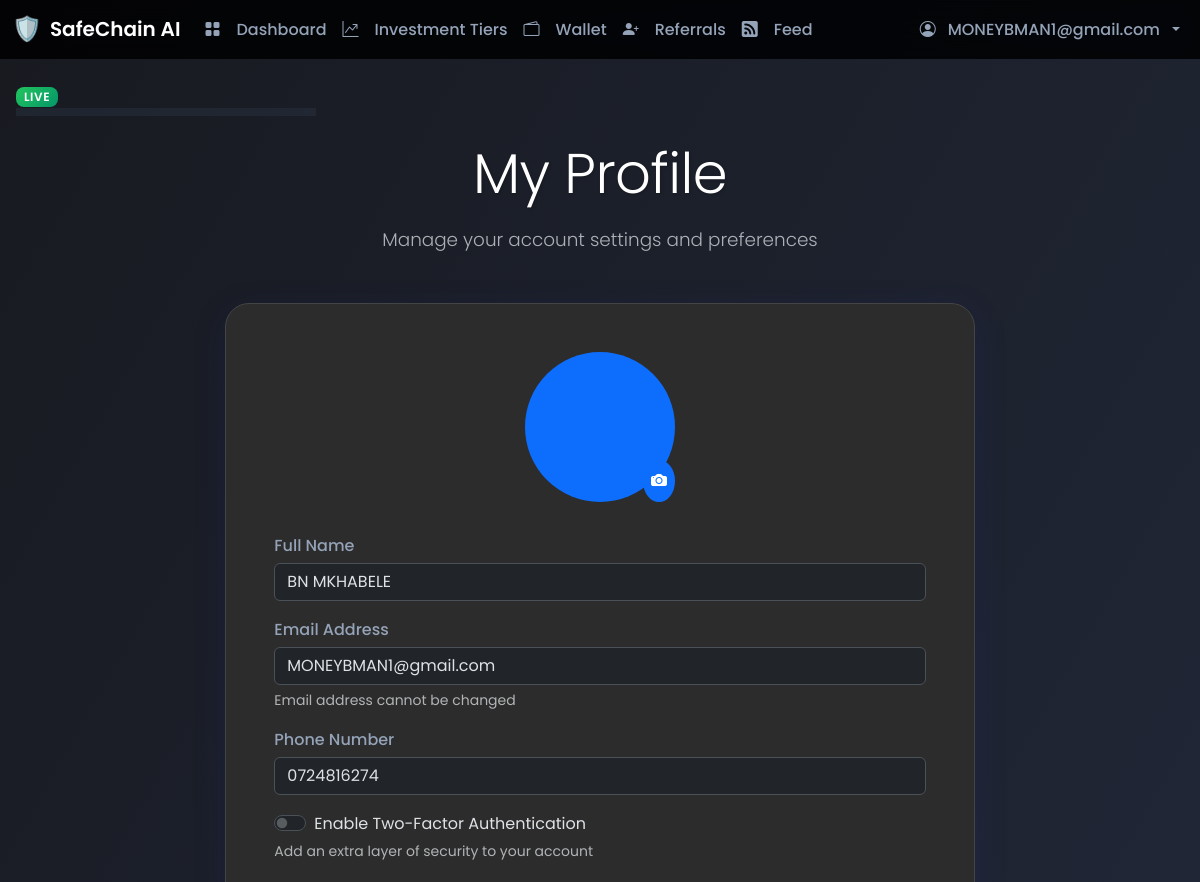
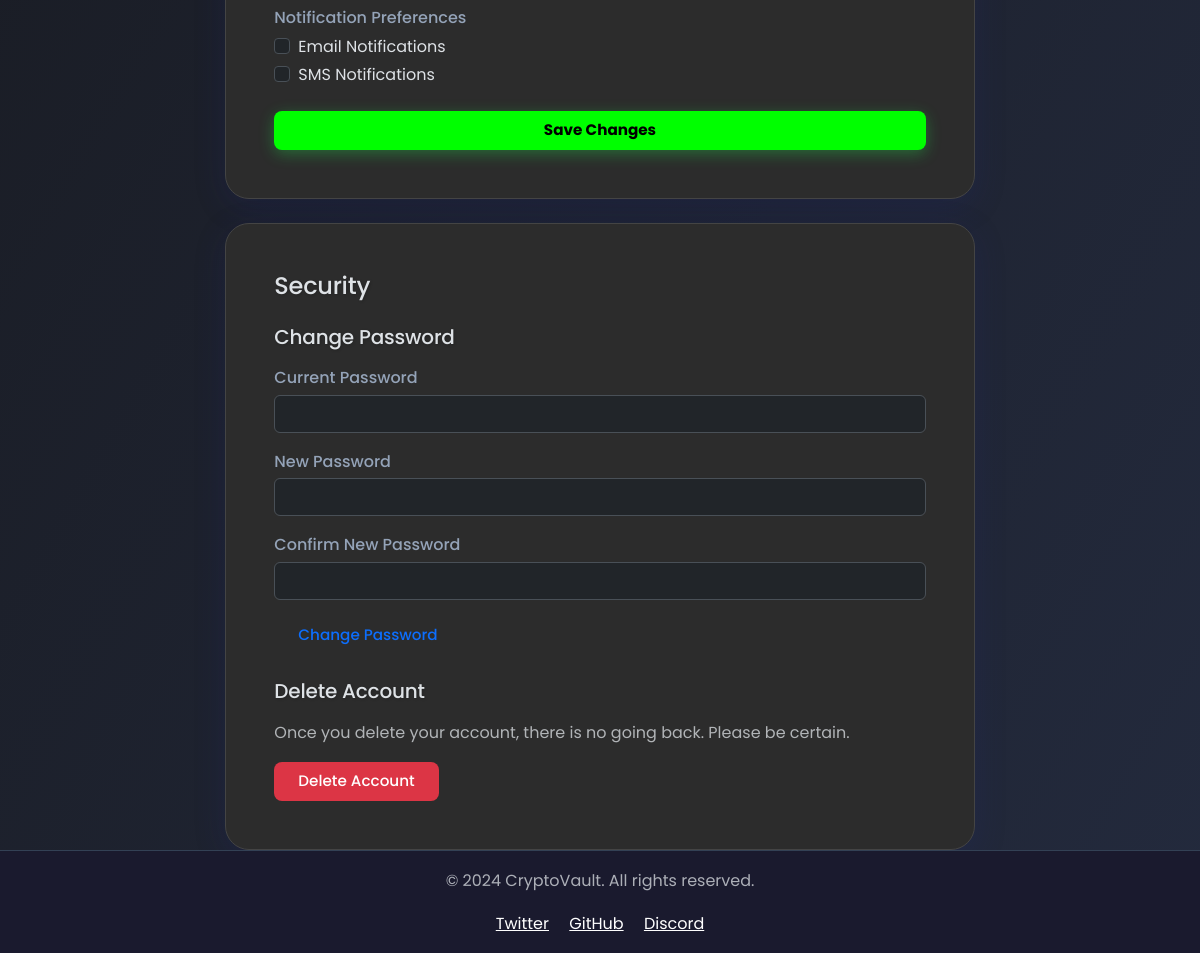
The app's page /profile/ (signed in) with its own data (2 pictures, top to bottom).
### core/models.py (models this page shows, shortened)
class CustomUser(AbstractUser):
    email = models.EmailField(unique=True)
    phone = models.CharField(max_length=15, blank=True)
    profile_picture = models.ImageField(upload_to='profile_pictures/', null=True, blank=True)
    auto_reinvest = models.BooleanField(default=False)
    total_invested = models.DecimalField(max_digits=12, decimal_places=2, default=0)
    level = models.IntegerField(default=1)
    last_ip = models.GenericIPAddressField(null=True, blank=True)  # Last known IP address
    USERNAME_FIELD = 'email'
    REQUIRED_FIELDS = ['username']

### core/views.py (the view, shortened to what this page needs)
# urls.py: path('profile/', views.profile_view, name='profile'),
@login_required
def profile_view(request):
    return render(request, 'core/profile.html')

### core/templates/core/profile.html (shortened to what this page needs)
{% extends 'base.html' %}
{% load static %}
{% block content %}
<div class="container">
    <div class="row justify-content-center">
        <div class="col-md-8">
            <div class="text-center mb-5">
                <h1 class="display-4 mb-3">My Profile</h1>
                <p class="lead text-muted">Manage your account settings and preferences</p>
            </div>
            <div class="card">
                <div class="card-body">
                    <form method="post" enctype="multipart/form-data" class="needs-validation" novalidate>
                        <div class="text-center mb-4">
                            <div class="position-relative d-inline-block">
                                {% if user.profile_picture %}
                                <img src="{{ user.profile_picture.url }}" alt="Profile Picture" class="rounded-circle profile-img">
                                {% else %}
                                <div class="rounded-circle bg-primary text-white d-flex align-items-center justify-content-center"
                                     style="width: 150px; height: 150px; font-size: 3rem;">
                                </div>
                                {% endif %}
                                <label for="profile_picture" class="position-absolute bottom-0 end-0 bg-primary text-white rounded-circle p-2"
                                       style="cursor: pointer;">
                                    <i class="bi bi-camera-fill"></i>
                                </label>
                            </div>
                        </div>
                        <div class="mb-3">
                            <label for="full_name" class="form-label">Full Name</label>
                            <input type="text" class="form-control" id="full_name" name="full_name"
                                   value="{{ user.get_full_name }}" required>
                        </div>
                        <div class="mb-3">
                            <label for="email" class="form-label">Email Address</label>
                            <input type="email" class="form-control" id="email" name="email"
                                   value="{{ user.email }}" required readonly>
                            <div class="form-text">Email address cannot be changed</div>
                        </div>
                        <div class="mb-3">
                            <label for="phone" class="form-label">Phone Number</label>
                            <input type="tel" class="form-control" id="phone" name="phone"
                                   value="{{ user.phone }}">
                        </div>
                        <div class="mb-4">
                            <div class="form-check form-switch">
                                <input class="form-check-input" type="checkbox" id="two_factor" name="two_factor"
                                       {% if user.two_factor_enabled %}checked{% endif %}>
                                <label class="form-check-label" for="two_factor">
                                    Enable Two-Factor Authentication
                                </label>
                            </div>
                            <div class="form-text">
                                Add an extra layer of security to your account
                            </div>
                        </div>
                        <div class="mb-4">
                            <label class="form-label">Notification Preferences</label>
                            <div class="form-check">
                                <input class="form-check-input" type="checkbox" id="email_notifications" name="email_notifications"
                                       {% if user.email_notifications %}checked{% endif %}>
                                <label class="form-check-label" for="email_notifications">
                                    Email Notifications
                                </label>
                            </div>
                            <div class="form-check">
                                <input class="form-check-input" type="checkbox" id="sms_notifications" name="sms_notifications"
                                       {% if user.sms_notifications %}checked{% endif %}>
                                <label class="form-check-label" for="sms_notifications">
                                    SMS Notifications
                                </label>
                            </div>
                        </div>
                        <button type="submit" class="btn btn-primary w-100">Save Changes</button>
                    </form>
                </div>
            </div>
            <div class="card mt-4">
                <div class="card-body">
                    <h2 class="h4 mb-4">Security</h2>
                    <div class="mb-4">
                        <h3 class="h5 mb-3">Change Password</h3>
                        <form method="post" action="{% url 'change_password' %}" class="needs-validation" novalidate>
                            <div class="mb-3">
                                <label for="current_password" class="form-label">Current Password</label>
                                <input type="password" class="form-control" id="current_password" name="current_password" required>
                            </div>
                            <div class="mb-3">
                                <label for="new_password" class="form-label">New Password</label>
                                <input type="password" class="form-control" id="new_password" name="new_password" required>
                            </div>
                            <div class="mb-3">
                                <label for="confirm_password" class="form-label">Confirm New Password</label>
                                <input type="password" class="form-control" id="confirm_password" name="confirm_password" required>
                            </div>
                            <button type="submit" class="btn btn-outline-primary">Change Password</button>
                        </form>
                    </div>
                    <div>
                        <h3 class="h5 mb-3">Delete Account</h3>
                        <p class="text-muted mb-3">Once you delete your account, there is no going back. Please be certain.</p>
                        <button type="button" class="btn btn-danger" data-bs-toggle="modal" data-bs-target="#deleteAccountModal">
                            Delete Account
                        </button>
                    </div>
                </div>
            </div>
        </div>
    </div>
</div>
{% endblock %}

### templates/base.html (shortened to what this page needs)
{% load static %}
<!DOCTYPE html>
<html lang="en" data-bs-theme="dark">
<head>
    <link href="https://cdn.jsdelivr.net/npm/bootstrap@5.3.3/dist/css/bootstrap.min.css" rel="stylesheet">
    <link rel="stylesheet" href="https://cdn.jsdelivr.net/npm/bootstrap-icons@1.11.3/font/bootstrap-icons.min.css">
    <link rel="stylesheet" href="{% static 'css/main.css' %}">
</head>
<body class="bg-dark text-white">
    <nav class="navbar navbar-expand-lg navbar-dark site-header sticky-top py-1">
        <div class="container-fluid">
            <a class="navbar-brand d-flex align-items-center" href="{% url 'home' %}">
                <span style="font-size: 24px;">🛡️</span>
                <span class="ms-2 fs-5">SafeChain AI</span>
            </a>
            <div class="collapse navbar-collapse" id="main-nav">
                <ul class="navbar-nav me-auto mb-2 mb-lg-0">
                    <li class="nav-item"><a href="{% url 'dashboard' %}" class="nav-link"><i class="bi bi-grid-fill me-2"></i>Dashboard</a></li>
                    <li class="nav-item"><a href="{% url 'tiers' %}" class="nav-link"><i class="bi bi-graph-up-arrow me-2"></i>Investment Tiers</a></li>
                    <li class="nav-item"><a href="{% url 'wallet' %}" class="nav-link"><i class="bi bi-wallet2 me-2"></i>Wallet</a></li>
                    <li class="nav-item"><a href="{% url 'referral' %}" class="nav-link"><i class="bi bi-person-plus-fill me-2"></i>Referrals</a></li>
                    <li class="nav-item"><a href="{% url 'feed' %}" class="nav-link"><i class="bi bi-rss-fill me-2"></i>Feed</a></li>
                </ul>
                <div class="d-flex align-items-center navbar-nav">
                    {% if user.is_authenticated %}
                        <div class="nav-item dropdown">
                            <a href="#" class="nav-link dropdown-toggle" data-bs-toggle="dropdown" role="button" aria-expanded="false">
                                <i class="bi bi-person-circle me-1"></i>
                                {{ user.email }}
                            </a>
                        </div>
                    {% else %}
                        <a href="{% url 'login' %}" class="btn btn-outline-light me-2">Log In</a>
                        <a href="{% url 'register' %}" class="btn btn-primary">Register</a>
                    {% endif %}
                </div>
            </div>
        </div>
    </nav>
    <main class="container mt-4">
        <span class="badge badge-success">Live</span>
        <div class="progress" style="max-width:300px;margin-bottom:1.5rem;"><div class="progress-bar" style="width: 80%"></div></div>
        {% block content %}{% endblock %}
    </main>
    <footer class="footer mt-auto py-3 bg-dark">
        <div class="container text-center">
            <p class="text-muted">© 2024 CryptoVault. All rights reserved.</p>
            <div>
                <a href="#" class="text-white me-3">Twitter</a>
                <a href="#" class="text-white me-3">GitHub</a>
                <a href="#" class="text-white">Discord</a>
            </div>
        </div>
    </footer>
</body>
</html>

### static/css/main.css (style rules this page uses)
:root { --primary: #2563eb; --secondary: #10b981; --accent: #19ff4b; --background: #0f172a; --surface: #1e293b; --text: #f8fafc; --text-muted: #94a3b8; --border: #334155; --error: #ef4444; --success: #22c55e; --primary-green: #00ff00; --dark-bg: #1a1a1a; --card-bg: #2c2c2c; --text-color: #ffffff; --spacing-xs: 0.25rem; --spacing-sm: 0.5rem; --spacing-md: 1rem; --spacing-lg: 1.5rem; --spacing-xl: 2rem; --spacing-2xl: 3rem; --radius-sm: 0.25rem; --radius-md: 0.5rem; --radius-lg: 1rem; --radius-xl: 1.5rem; --shadow-sm: 0 2px 4px rgba(0, 0, 0, 0.1); --shadow-md: 0 4px 6px rgba(0, 0, 0, 0.1); --shadow-lg: 0 10px 15px rgba(0, 0, 0, 0.1); --shadow-xl: 0 20px 25px rgba(0, 0, 0, 0.1); }
body { background-color: var(--background); color: var(--text); min-height: 100vh; font-family: 'Inter', sans-serif; line-height: 1.6; background: #0f172a; }
body.bg-dark { background-color: var(--dark-bg) !important; color: var(--text-color); font-family: 'Poppins', sans-serif; -webkit-font-smoothing: antialiased; -moz-osx-font-smoothing: grayscale; }
h1, h2, h3, h4, h5, h6 { font-weight: 700; color: var(--text-color); letter-spacing: -0.5px; text-shadow: 1px 1px 3px rgba(0,0,0,0.2); }
h1, .display-3 { font-size: 2.8rem; }
h2, .display-5 { font-size: 2.2rem; }
h3 { font-size: 1.8rem; }
p, a, li, span { line-height: 1.7; font-weight: 400; }
.lead { font-size: 1.15rem; font-weight: 300; }
.navbar-brand span { font-weight: 600; }
.container { width: 100%; max-width: 1280px; margin: 0 auto; padding: 0 var(--spacing-md); }
.nav-link { color: var(--text-muted); font-weight: 500; padding: 0.5rem 1.5rem; border-radius: var(--radius-md); transition: background 0.2s, color 0.2s; display: flex; align-items: center; gap: 0.5rem; font-size: 1rem; }
.card { background-color: var(--card-bg); border-radius: var(--radius-xl); padding: var(--spacing-xl); border: 1px solid #444; box-shadow: 0 8px 32px 0 rgba(31, 38, 135, 0.18); transition: box-shadow 0.3s, transform 0.3s; }
.btn { display: inline-flex; align-items: center; justify-content: center; padding: var(--spacing-sm) var(--spacing-lg); border-radius: var(--radius-md); font-weight: 500; transition: all 0.3s ease; cursor: pointer; gap: var(--spacing-sm); border: none; font-size: 0.95rem; }
.btn-primary { background-color: var(--primary-green); border-color: var(--primary-green); color: #000000; font-weight: bold; box-shadow: 0 4px 15px rgba(25, 255, 75, 0.3); }
.form-label { display: block; margin-bottom: var(--spacing-xs); color: var(--text-muted); font-weight: 500; }
.text-center { text-align: center; }
.mt-4 { margin-top: var(--spacing-xl); }
.mb-2 { margin-bottom: var(--spacing-md); }
.mb-3 { margin-bottom: var(--spacing-lg); }
.mb-4 { margin-bottom: var(--spacing-xl); }
.badge { display: inline-flex; align-items: center; padding: var(--spacing-xs) var(--spacing-sm); border-radius: var(--radius-md); font-size: 0.75rem; font-weight: 600; text-transform: uppercase; letter-spacing: 0.05em; }
.badge-success { background: linear-gradient(135deg, var(--success), #059669); color: white; }
.progress { height: 8px; background: rgba(51, 65, 85, 0.3); border-radius: var(--radius-full); overflow: hidden; }
.progress-bar { height: 100%; background: linear-gradient(90deg, var(--primary), var(--primary-dark)); border-radius: var(--radius-full); transition: width 0.3s ease; }
.footer { background: rgba(15, 23, 42, 0.8); backdrop-filter: blur(12px); -webkit-backdrop-filter: blur(12px); border-top: 1px solid var(--border); padding: var(--spacing-xl) 0; margin-top: var(--spacing-2xl); }
.footer.bg-dark { background-color: #1a1a2e !important; }
body { background: linear-gradient(120deg, #181a20 0%, #232a3d 100%); color: #eaf2ff; font-family: 'Inter', 'Poppins', Arial, sans-serif; }
h1, h2, h3, h4, h5, h6 { font-family: 'Poppins', Arial, sans-serif; font-weight: 700; letter-spacing: -0.01em; line-height: 1.2; margin-bottom: 1rem; }

### templates/base.html (style rules this page uses)
.site-header { background-color: rgba(0, 0, 0, 0.85); backdrop-filter: saturate(180%) blur(20px); }

### records on screen
CustomUser: email "MONEYBMAN1@gmail.com", full_name "BN MKHABELE", phone "0724816274"
